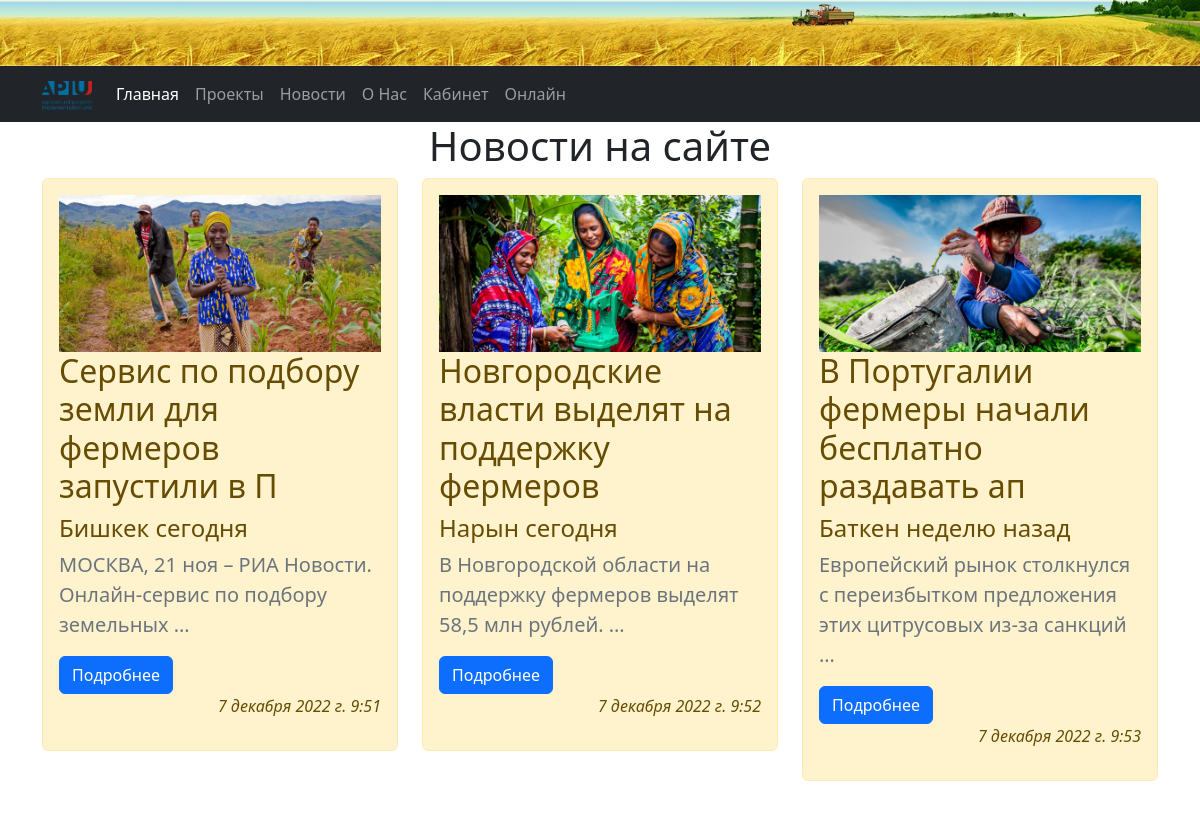
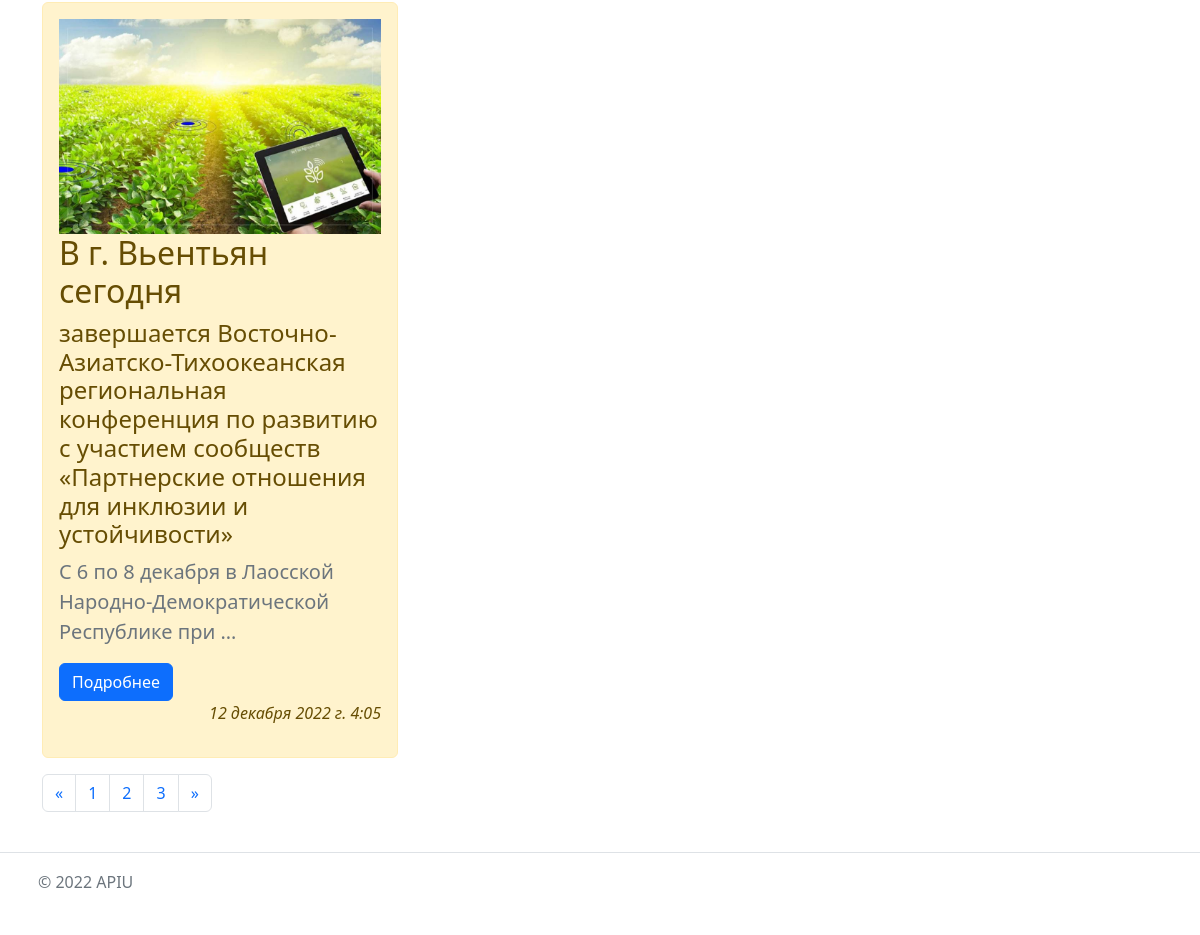
Page /news/ on the committed database (2 pictures, top to bottom).
### news/models.py (models this page shows, shortened)
class Articles(models.Model):
    title = models.CharField('Название', max_length=50)
    anons = models.CharField('Анонс', max_length=250)
    full_text = models.TextField('Статья')
    img = models.ImageField(upload_to='img', blank=True, null=True)
    specs = models.FileField(upload_to='specs', blank=True, null=True)
    date = models.DateTimeField('Дата публикации')
    class Meta:
        verbose_name = 'Новость'
        verbose_name_plural = 'Новости'

### news/views.py (the view)
# urls.py: path('', views.NewshomeView.as_view(), name='news_home'),
class NewshomeView(ListView):
        model = Articles
        template_name = 'news/news_home.html'
        context_object_name = 'news'
        paginate_by = 15

### news/templates/news/news_home.html
{% extends 'main/base.html' %} {% block content %}
<h1 class="text-center">Новости на сайте</h1>
<div class="container">
  <div class="row row-cols-1 row-cols-md-3 g-4">
    {% for el in news %}
    <div class="cart aria-hidden="true"">
        <div class="features">
          <div class="alert alert-warning">
            <img src="{{ el.img.url }}" class="card-img-top" alt="..." />
            <h2>{{ el.title}}</h2>
            <h4 class="fw-light">{{el.anons}}</h4>
            <p class="lead text-muted">{{ el.full_text | truncatewords:10}}</p>
            <a href="{% url 'news_detail' el.id %}" class="btn btn-primary"
              >Подробнее</a
            >
            <p style="font-size: 16px" color="green" align="right" face="Arial">
              <em>{{el.date}}</em>
            </p>
          </div>
        </div>
      </div>
      {% endfor %}
    </div>
  </div>
  <div class="container">
    <div class="row">
      <nav aria-label="Page navigation example">
        <ul class="pagination">
          <li class="page-item">
            <a class="page-link" href="#" aria-label="Previous">
              <span aria-hidden="true">&laquo;</span>
            </a>
          </li>
          <li class="page-item"><a class="page-link" href="#">1</a></li>
          <li class="page-item"><a class="page-link" href="#">2</a></li>
          <li class="page-item"><a class="page-link" href="#">3</a></li>
          <li class="page-item">
            <a class="page-link" href="#" aria-label="Next">
              <span aria-hidden="true">&raquo;</span>
            </a>
          </li>
        </ul>
      </nav>
    </div>
  </div>
{%endblock%}

### cloude/static/main/css/main.css (style rules this page uses)
body { background-color: blueviolet; }

### rows in the picture
Articles: img (picture), title "Cервис по подбору земли для фермеров запустили в П", anons "Бишкек сегодня", full_text "МОСКВА, 21 ноя – РИА Новости. Онлайн-сервис по подбору земельных …", date "7 декабря 2022 г. 9:51"
Articles: img (picture), title "Новгородские власти выделят на поддержку фермеров", anons "Нарын сегодня", full_text "В Новгородской области на поддержку фермеров выделят 58,5 млн рублей. …", date "7 декабря 2022 г. 9:52"
Articles: img (picture), title "В Португалии фермеры начали бесплатно раздавать ап", anons "Баткен неделю назад", full_text "Европейский рынок столкнулся с переизбытком предложения этих цитрусовых из-за санкций …", date "7 декабря 2022 г. 9:53"
Articles: img (picture), title "В г. Вьентьян сегодня", anons "завершается Восточно-Азиатско-Тихоокеанская региональная конференция по развитию с участием сообществ «Партнерские отношения для инклюзии и устойчивости»", full_text "С 6 по 8 декабря в Лаосской Народно-Демократической Республике при …", date "12 декабря 2022 г. 4:05"
